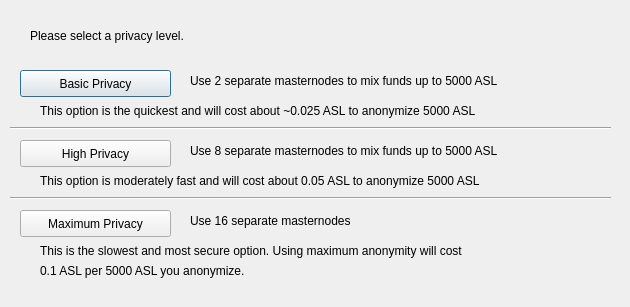
<?xml version="1.0" encoding="UTF-8"?>
<ui version="4.0">
 <class>ObfuscationConfig</class>
 <widget class="QDialog" name="ObfuscationConfig">
  <property name="geometry">
   <rect>
    <x>0</x>
    <y>0</y>
    <width>630</width>
    <height>307</height>
   </rect>
  </property>
  <property name="windowTitle">
   <string>Configure Obfuscation</string>
  </property>
  <widget class="QPushButton" name="buttonBasic">
   <property name="geometry">
    <rect>
     <x>20</x>
     <y>70</y>
     <width>151</width>
     <height>27</height>
    </rect>
   </property>
   <property name="text">
    <string>Basic Privacy</string>
   </property>
  </widget>
  <widget class="QPushButton" name="buttonHigh">
   <property name="geometry">
    <rect>
     <x>20</x>
     <y>140</y>
     <width>151</width>
     <height>27</height>
    </rect>
   </property>
   <property name="text">
    <string>High Privacy</string>
   </property>
  </widget>
  <widget class="QPushButton" name="buttonMax">
   <property name="geometry">
    <rect>
     <x>20</x>
     <y>210</y>
     <width>151</width>
     <height>27</height>
    </rect>
   </property>
   <property name="text">
    <string>Maximum Privacy</string>
   </property>
  </widget>
  <widget class="QLabel" name="label">
   <property name="geometry">
    <rect>
     <x>30</x>
     <y>20</y>
     <width>571</width>
     <height>31</height>
    </rect>
   </property>
   <property name="text">
    <string>Please select a privacy level.</string>
   </property>
  </widget>
  <widget class="QLabel" name="label_2">
   <property name="geometry">
    <rect>
     <x>190</x>
     <y>70</y>
     <width>421</width>
     <height>21</height>
    </rect>
   </property>
   <property name="text">
    <string>Use 2 separate masternodes to mix funds up to 5000 ASL</string>
   </property>
  </widget>
  <widget class="QLabel" name="label_3">
   <property name="geometry">
    <rect>
     <x>190</x>
     <y>140</y>
     <width>411</width>
     <height>21</height>
    </rect>
   </property>
   <property name="text">
    <string>Use 8 separate masternodes to mix funds up to 5000 ASL</string>
   </property>
  </widget>
  <widget class="QLabel" name="label_4">
   <property name="geometry">
    <rect>
     <x>190</x>
     <y>210</y>
     <width>421</width>
     <height>21</height>
    </rect>
   </property>
   <property name="text">
    <string>Use 16 separate masternodes</string>
   </property>
  </widget>
  <widget class="QLabel" name="label_6">
   <property name="geometry">
    <rect>
     <x>40</x>
     <y>100</y>
     <width>561</width>
     <height>21</height>
    </rect>
   </property>
   <property name="text">
    <string>This option is the quickest and will cost about ~0.025 ASL to anonymize 5000 ASL</string>
   </property>
  </widget>
  <widget class="QLabel" name="label_7">
   <property name="geometry">
    <rect>
     <x>40</x>
     <y>170</y>
     <width>561</width>
     <height>21</height>
    </rect>
   </property>
   <property name="text">
    <string>This option is moderately fast and will cost about 0.05 ASL to anonymize 5000 ASL</string>
   </property>
  </widget>
  <widget class="QLabel" name="label_8">
   <property name="geometry">
    <rect>
     <x>40</x>
     <y>240</y>
     <width>561</width>
     <height>21</height>
    </rect>
   </property>
   <property name="text">
    <string>This is the slowest and most secure option. Using maximum anonymity will cost</string>
   </property>
  </widget>
  <widget class="QLabel" name="label_9">
   <property name="geometry">
    <rect>
     <x>40</x>
     <y>260</y>
     <width>561</width>
     <height>21</height>
    </rect>
   </property>
   <property name="text">
    <string>0.1 ASL per 5000 ASL you anonymize.</string>
   </property>
  </widget>
  <widget class="Line" name="line">
   <property name="geometry">
    <rect>
     <x>10</x>
     <y>120</y>
     <width>601</width>
     <height>16</height>
    </rect>
   </property>
   <property name="orientation">
    <enum>Qt::Horizontal</enum>
   </property>
  </widget>
  <widget class="Line" name="line_2">
   <property name="geometry">
    <rect>
     <x>10</x>
     <y>190</y>
     <width>601</width>
     <height>16</height>
    </rect>
   </property>
   <property name="orientation">
    <enum>Qt::Horizontal</enum>
   </property>
  </widget>
 </widget>
 <resources/>
 <connections/>
</ui>
